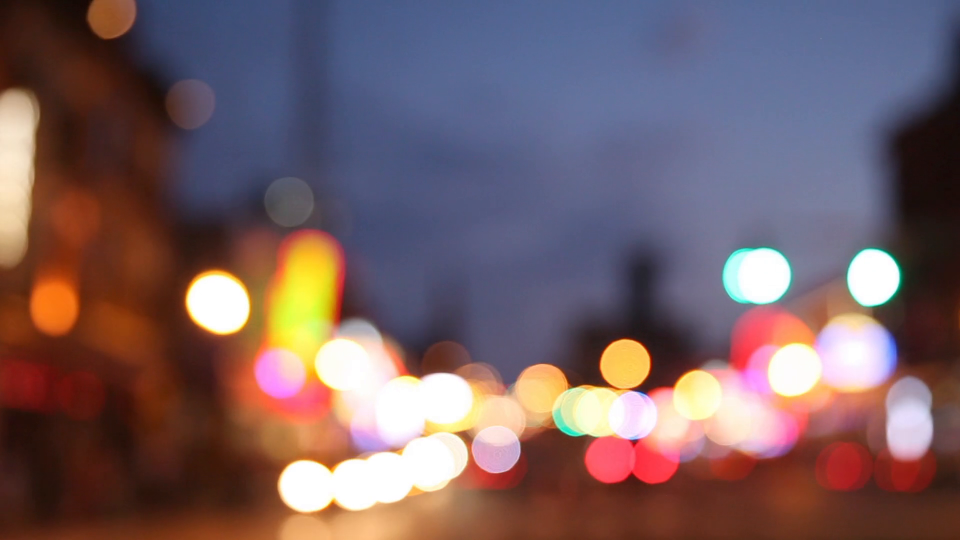
#> input picture frame 12 of lights.mp4, 1920 x 1080 px, given in place of dogo.mp4, which was not available (shown at 1/2 size)
$ python test.py
#> lines starting #> are read from the running program, lines starting #| are printed output that depends on the picture; pictures that were not available may be replaced by others from this repository, and a replacement may not be noted
import cv2
import numpy as np
camera = cv2.VideoCapture("dogo.mp4")
es = cv2.getStructuringElement(cv2.MORPH_ELLIPSE, (9,4))
kernel = np.ones((5,5),np.uint8)
background = None
while True:
    ret, frame = camera.read()
#> frame is the input picture: shape (1080, 1920, 3); mean B, G, R 99.8, 95.4, 118.6

    if ret:
        frame = cv2.resize(frame, (480, 270))
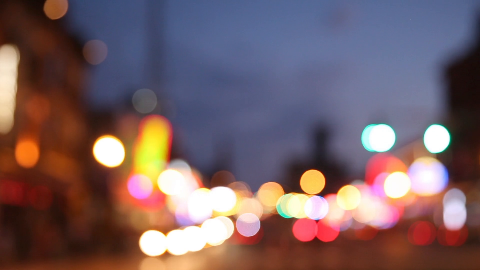
#> frame: shape (270, 480, 3); mean B, G, R 99.9, 95.5, 118.7
    else:
        break

    if background is None:
        background = cv2.cvtColor(frame, cv2.COLOR_BGR2GRAY)
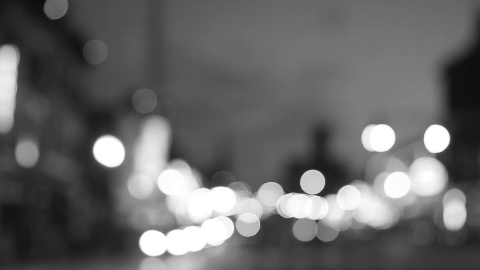
#> background: shape (270, 480); min 11, max 255, mean 102.9
        background = cv2.GaussianBlur(background, (21, 21), 0)
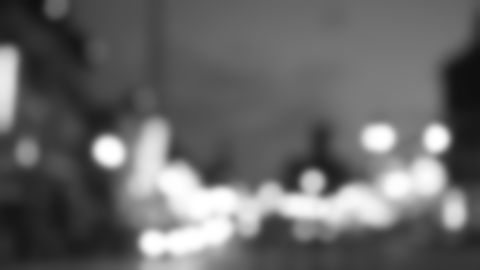
#> background: shape (270, 480); min 15, max 255, mean 102.9
        continue


    gray_frame = cv2.cvtColor(frame, cv2.COLOR_BGR2GRAY)
    gray_frame = cv2.GaussianBlur(gray_frame, (21, 21), 0)

    diff = cv2.absdiff(background, gray_frame)
    diff = cv2.threshold(diff, 125, 255, cv2.THRESH_BINARY)[1]
    diff = cv2.dilate(diff, es, iterations = 2)
    cnts, hierarchy = cv2.findContours(diff.copy(),
    cv2.RETR_EXTERNAL, cv2.CHAIN_APPROX_SIMPLE)

    for c in cnts:
        if cv2.contourArea(c) < 1500:
            continue
        (x, y, w, h) = cv2.boundingRect(c)
        cv2.rectangle(frame, (x, y), (x + w, y + h), (0, 255, 0), 2)

    cv2.imshow("contours", frame)
    cv2.imshow("dif", diff)
    if cv2.waitKey(100) & 0xff == ord("q"):
        break
cv2.destroyAllWindows()
camera.release()

$ run again, starting later in the video
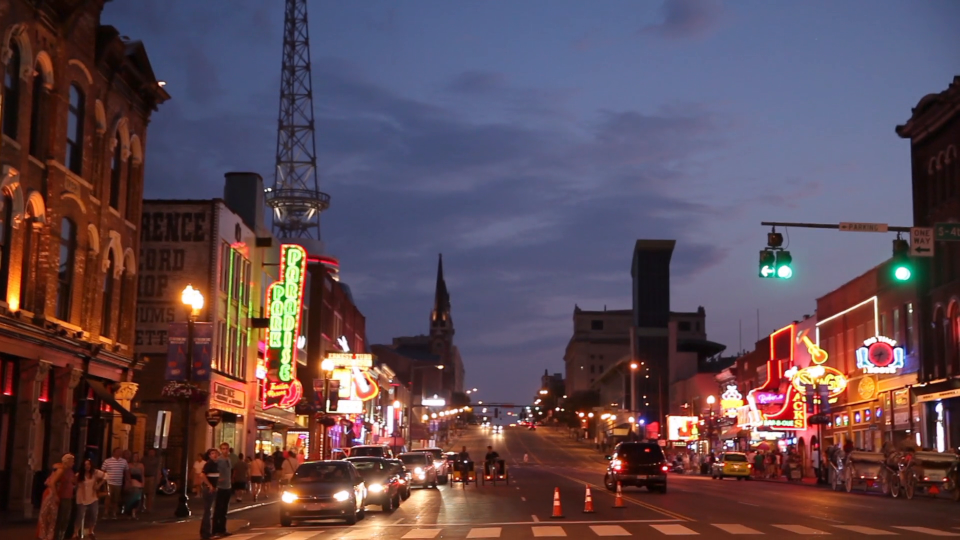
#> input picture frame 54 of lights.mp4, 1920 x 1080 px, given in place of dogo.mp4, which was not available (shown at 1/2 size)
#> frame is the input picture: shape (1080, 1920, 3); mean B, G, R 82.2, 73.4, 94.2
#> `frame = cv2.resize(frame, (480, 270))`:
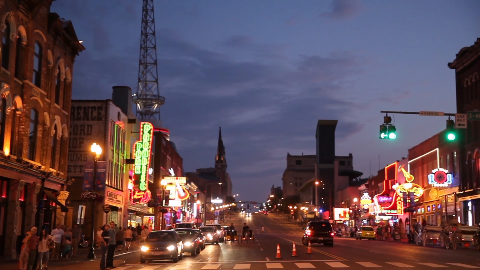
#> frame: shape (270, 480, 3); mean B, G, R 82.3, 73.5, 94.3
#> `background = cv2.GaussianBlur(background, (21, 21), 0)`:
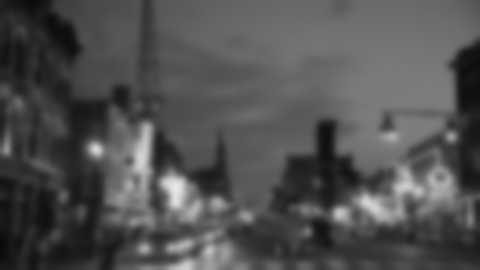
#> background: shape (270, 480); min 9, max 232, mean 80.7

$ run again, starting later in the video
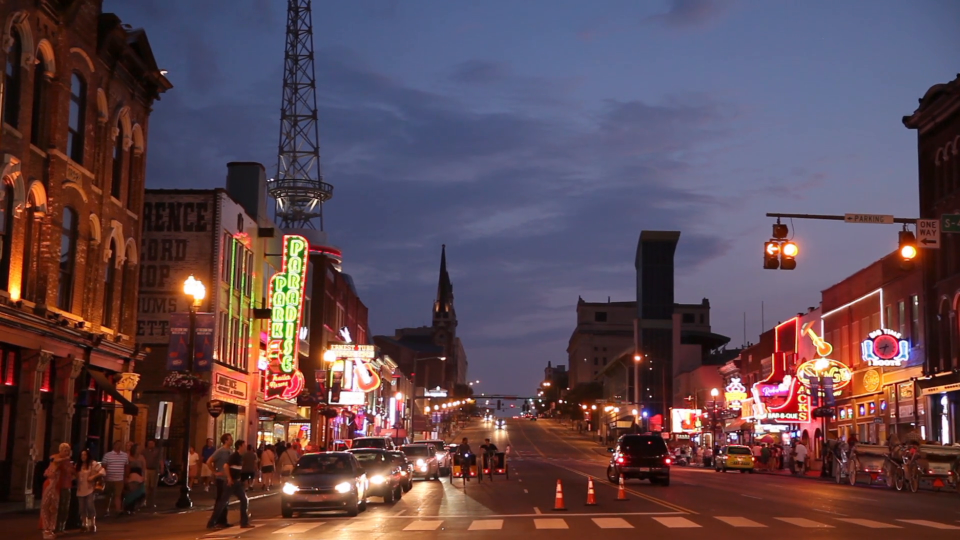
#> input picture frame 97 of lights.mp4, 1920 x 1080 px, given in place of dogo.mp4, which was not available (shown at 1/2 size)
#> frame is the input picture: shape (1080, 1920, 3); mean B, G, R 79.9, 71.8, 94.6
#> `frame = cv2.resize(frame, (480, 270))`:
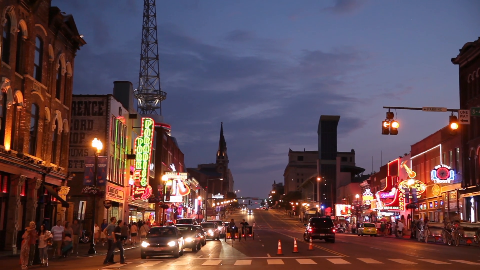
#> frame: shape (270, 480, 3); mean B, G, R 80, 71.9, 94.7
#> `background = cv2.GaussianBlur(background, (21, 21), 0)`:
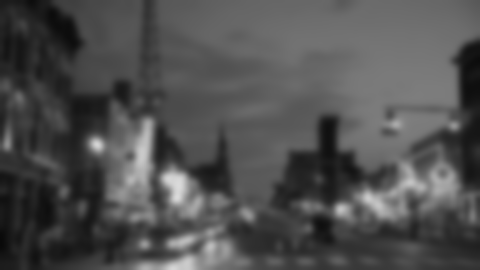
#> background: shape (270, 480); min 9, max 218, mean 79.6
